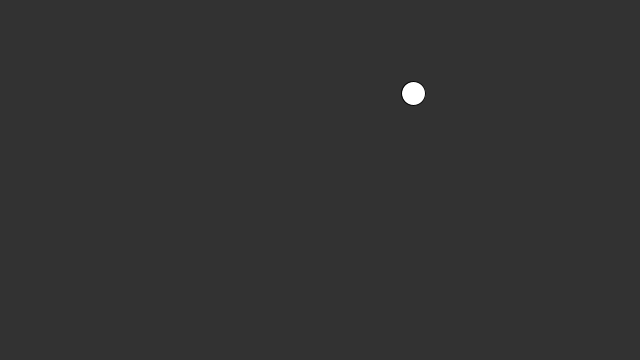
Frame 1 (no input)
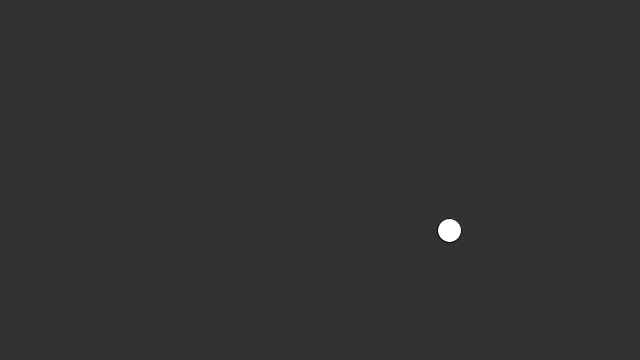
Frame 60 (the mouse pressed at the canvas centre just before this capture)
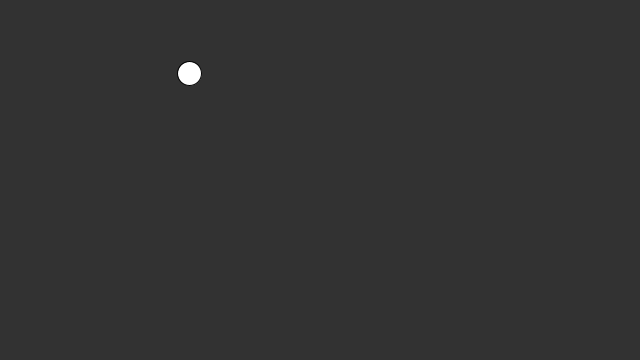
Frame 120 (the mouse held since frame 60 and released just before this capture)

The Processing sketch that drew these frames (run headless with seeded random() and noise(); from frame 60 on, the mouse is pressed at the canvas centre):

// Processing sketch: Vars
// ── Vars.pde
float circleX;
float circleY;

void setup(){
  size(640, 360);
}

void draw(){
  circleX = random(width);
  circleY = random(height);
  
  background(50);
  
  fill(255);
  ellipse(circleX, circleY, 24, 24);
}
